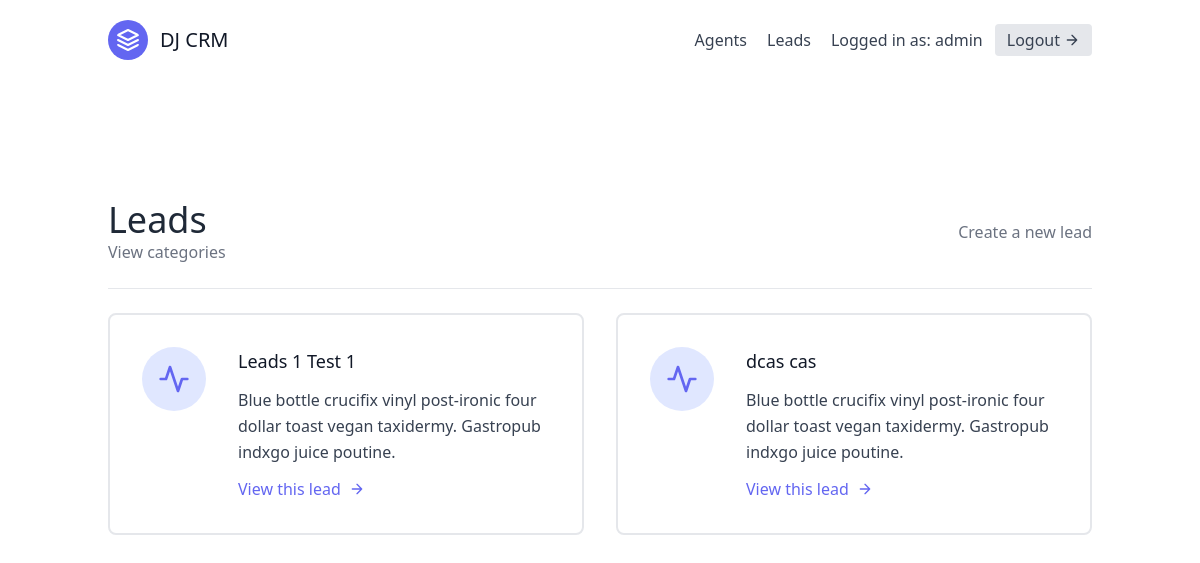
Before: /leads/ (signed in) with the older database file.
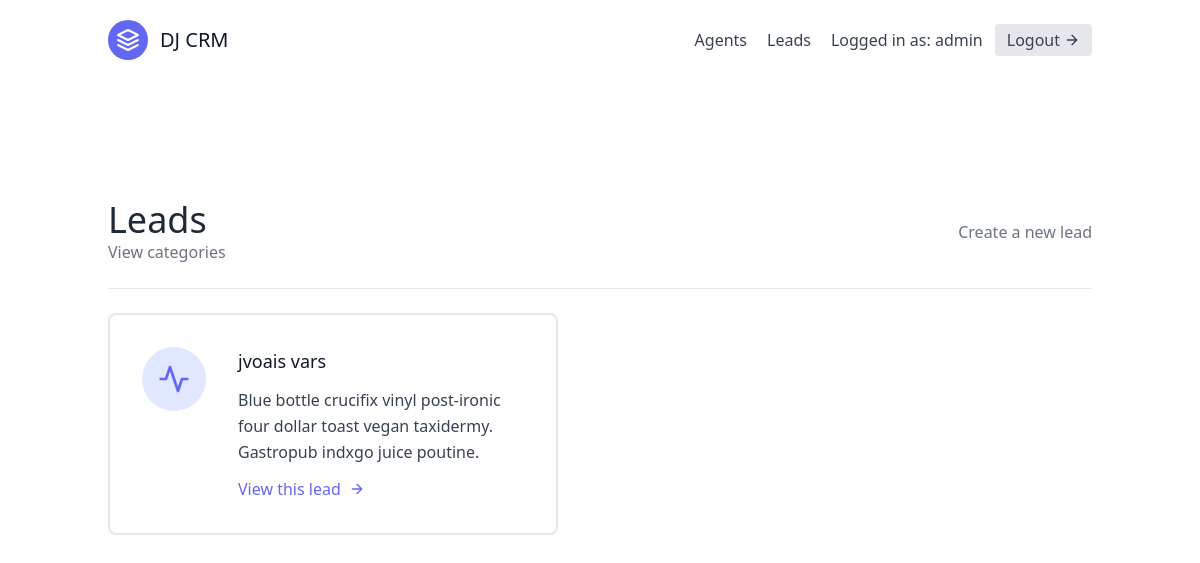
After: the same page with the newer database file.
### leads/models.py (models this page shows, shortened)
class Lead(models.Model):
    first_name = models.CharField(max_length=20)
    last_name = models.CharField(max_length=20)
    age = models.IntegerField(default=0)
    organisation = models.ForeignKey(UserProfile, on_delete=models.CASCADE)
    agent = models.ForeignKey("Agent", null=True, blank=True, on_delete=models.SET_NULL)
    category = models.ForeignKey("Category", related_name="leads", null=True, blank=True, on_delete=models.SET_NULL)

### leads/views.py (the view)
# urls.py: path('', LeadListView.as_view(), name='lead-list'),
class LeadListView(LoginRequiredMixin, generic.ListView):
    template_name = "leads/lead_list.html"
    context_object_name = "leads"
    def get_queryset(self):
        user = self.request.user
        if user.is_organisor:
            queryset = Lead.objects.filter(
                organisation=user.userprofile,
                agent__isnull=False
            )
        else:
            queryset = Lead.objects.filter(
                organisation=user.agent.organisation,
                agent__isnull=False
            )
            queryset = queryset.filter(agent__user=user)
        return queryset
    def get_context_data(self, **kwargs):
        context = super(LeadListView, self).get_context_data(**kwargs)
        user = self.request.user
        if user.is_organisor:
            queryset = Lead.objects.filter(
                organisation=user.userprofile,
                agent__isnull=True
            )
            context.update({
                "unassigned_leads": queryset
            })
        return context

### leads/templates/leads/lead_list.html (shortened to what this page needs)
{% extends "_base.html" %}
{% block content %}
<section class="text-gray-700 body-font">
    <div class="container px-5 py-24 mx-auto flex flex-wrap">
        <div class="w-full mb-6 py-6 flex justify-between items-center border-b border-gray-200">
            <div>
                <h1 class="text-4xl text-gray-800">Leads</h1>
                <a class="text-gray-500 hover:text-blue-500" href="{% url 'leads:category-list' %}">
                    View categories
                </a>
            </div>
            {% if request.user.is_organisor %}
            <div>
                <a class="text-gray-500 hover:text-blue-500" href="{% url 'leads:lead-create' %}">
                    Create a new lead
                </a>
            </div>
            {% endif %}
        </div>
        <div class="flex flex-wrap -m-4">
            {% for lead in leads %}
            <div class="p-4 lg:w-1/2 md:w-full">
                <div class="flex border-2 rounded-lg border-gray-200 p-8 sm:flex-row flex-col">
                    <div class="w-16 h-16 sm:mr-8 sm:mb-0 mb-4 inline-flex items-center justify-center rounded-full bg-indigo-100 text-indigo-500 flex-shrink-0">
                        <svg fill="none" stroke="currentColor" stroke-linecap="round" stroke-linejoin="round" stroke-width="2" class="w-8 h-8" viewBox="0 0 24 24">
                            <path d="M22 12h-4l-3 9L9 3l-3 9H2"></path>
                        </svg>
                    </div>
                    <div class="flex-grow">
                        <h2 class="text-gray-900 text-lg title-font font-medium mb-3">
                            {{ lead.first_name }} {{ lead.last_name }}
                        </h2>
                        <p class="leading-relaxed text-base">
                            Blue bottle crucifix vinyl post-ironic four dollar toast vegan taxidermy. Gastropub indxgo juice poutine.
                        </p>
                        <a href="{% url 'leads:lead-detail' lead.pk %}" class="mt-3 text-indigo-500 inline-flex items-center">
                            View this lead
                            <svg fill="none" stroke="currentColor" stroke-linecap="round" stroke-linejoin="round" stroke-width="2" class="w-4 h-4 ml-2" viewBox="0 0 24 24">
                                <path d="M5 12h14M12 5l7 7-7 7"></path>
                            </svg>
                        </a>
                    </div>
                </div>
            </div>
            {% endfor %}
        </div>
    </div>
</section>
{% endblock content %}

Changed rows visible on the page:
no longer on this page (row edited): Lead: first_name "Leads 1", last_name "Test 1"
removed Lead: first_name "dcas", last_name "cas"
now on this page (row edited): Lead: first_name "jvoais", last_name "vars"
